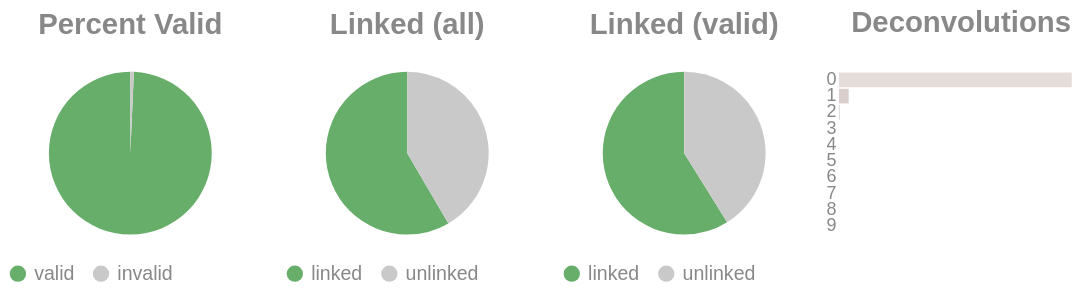

Notebook cell for this chart:
### Code cell
if SKIPLR:
    pass
else:
    clash = Counter()
    for i in valids['molecule'].to_list():
        _mol = i.split("-")
        if len(_mol) == 1:
            clash.update('0')
        else:
            clash.update(_mol[-1])

    _d = {"deconvolutions": [], 'count': []}
    for k,v in clash.items():
        _d['deconvolutions'].append(k)
        _d['count'].append(v)

    tot_valid = valids['reads'].sum()
    mask = valids['reads'] >= 2
    n_linked_reads = valids.filter(mask)['reads'].sum()
    if n_linked_reads == 0:
        print_html("No linked molecules (>=2 reads) were detected; skipping linked-only distributions.")
        SKIPLR = True
    else:
        perc_valid = round(tot_valid / n_reads, 4)
        linked_perc_abs = round(n_linked_reads / n_reads, 4)
        linked_perc = round(n_linked_reads / tot_valid, 4)

    _valid = pl.DataFrame({"valids": ['valid', 'invalid'], "count": [tot_valid, n_reads - tot_valid]})
    _linked_abs = pl.DataFrame({"linked (absolute)": ['linked', 'unlinked'], "count": [n_linked_reads, n_reads - n_linked_reads]})
    _linked_rel = pl.DataFrame({"linked (valids)": ['linked', 'unlinked'], "count": [n_linked_reads, tot_valid - n_linked_reads]})

    (
        alt.hconcat(
            piechart(_valid, goodval = 'valid', title = "Percent Valid"),
            piechart(_linked_abs, goodval = "linked", title =  "Linked (all)"),
            piechart(_linked_rel, goodval = "linked", title =  "Linked (valid)"),
            convolutionbar(pl.DataFrame(_d), title = "Deconvolutions"),
            center = True,
            bounds = 'flush'
        )
        .resolve_scale(color='independent')
        .resolve_legend('independent')
        .properties(usermeta={'embedOptions': {"actions": False}})
    ).display()

### Figure 1 — Vega-Lite specification as saved in the notebook (floating-point values rounded to 4 significant figures)
{"width": "container", "height": 400, "config": {"title": {"anchor": "start", "dy": -15, "fontSize": 18, "color": "#888888", "subtitleColor": "#888888", "subtitleFontSize": 14}, "arc": {"fill": "#0072B2"}, "axis": {"domainColor": "#888888", "domainWidth": 0.5, "gridWidth": 0.2, "grid": false, "titleFontWeight": 400, "titleFontSize": 15, "labelFontSize": 11, "labelColor": "#888888", "tickColor": "#888888", "tickWidth": 0.2, "titleColor": "#888888"}, "axisBand": {"grid": false}, "axisX": {"grid": true, "tickSize": 10, "domainCap": "round"}, "axisY": {"domain": false, "grid": true, "tickSize": 0, "domainCap": "round"}, "background": "transparent", "header": {"labelFontSize": 15, "labelColor": "#888888", "titleFontSize": 15, "titleFontWeight": 600, "titleColor": "#888888"}, "legend": {"labelFont": "sans-serif", "labelFontSize": 12, "labelColor": "#888888", "symbolSize": 100, "symbolType": "circle", "titleFontSize": 12, "titlePadding": 10, "titleColor": "#888888", "title": null}, "range": {"category": ["#E69F00", "#56B4E9", "#009E73", "#F0E442", "#0072B2", "#D55E00", "#CC79A7", "#000000"], "diverging": ["#cfe8f3", "#a2d4ec", "#73bfe2", "#46abdb", "#1696d2", "#12719e"]}, "area": {"fill": "#0072B2", "fillOpacity": 0.7, "line": true, "strokeOpacity": 0.7}, "line": {"color": "#0072B2", "stroke": "#0072B2", "strokeWidth": 2}, "trail": {"color": "#0072B2", "stroke": "#0072B2", "strokeWidth": 0, "size": 1}, "point": {"filled": true, "fillOpacity": 1.0, "size": 95}, "text": {"color": "#888888", "fontSize": 11, "align": "right", "fontWeight": 400, "size": 11}, "bar": {"fill": "#0072B2", "stroke": null}, "view": {"stroke": null, "continuousWidth": 660, "continuousHeight": 400}}, "hconcat": [{"data": {"name": "data-e56c937e0afadca1f824d6e78d5636ee"}, "mark": {"type": "arc"}, "encoding": {"color": {"field": "valids", "legend": {"orient": "bottom", "title": null}, "scale": {"domain": ["valid", "invalid"], "range": ["#68ae6b", "#C9C9C9"]}, "title": "Valids", "type": "nominal"}, "theta": {"field": "count", "type": "quantitative"}, "tooltip": [{"field": "valids", "title": "Valids", "type": "ordinal"}, {"field": "percent", "format": ".2%", "title": "Percent", "type": "quantitative"}, {"field": "count", "title": "Count", "type": "quantitative"}]}, "height": 100, "title": {"text": "Percent Valid", "align": "center", "anchor": "middle"}, "transform": [{"calculate": "datum.count / 10566412", "as": "percent"}], "width": 150}, {"data": {"name": "data-77dd95ac864085efb7aef229a5152689"}, "mark": {"type": "arc"}, "encoding": {"color": {"field": "linked (absolute)", "legend": {"orient": "bottom", "title": null}, "scale": {"domain": ["linked", "unlinked"], "range": ["#68ae6b", "#C9C9C9"]}, "title": "Linked (Absolute)", "type": "nominal"}, "theta": {"field": "count", "type": "quantitative"}, "tooltip": [{"field": "linked (absolute)", "title": "Linked (Absolute)", "type": "ordinal"}, {"field": "percent", "format": ".2%", "title": "Percent", "type": "quantitative"}, {"field": "count", "title": "Count", "type": "quantitative"}]}, "height": 100, "title": {"text": "Linked (all)", "align": "center", "anchor": "middle"}, "transform": [{"calculate": "datum.count / 10566412", "as": "percent"}], "width": 150}, {"data": {"name": "data-95dc2754c775ab468c1834d3ce3212a8"}, "mark": {"type": "arc"}, "encoding": {"color": {"field": "linked (valids)", "legend": {"orient": "bottom", "title": null}, "scale": {"domain": ["linked", "unlinked"], "range": ["#68ae6b", "#C9C9C9"]}, "title": "Linked (Valids)", "type": "nominal"}, "theta": {"field": "count", "type": "quantitative"}, "tooltip": [{"field": "linked (valids)", "title": "Linked (Valids)", "type": "ordinal"}, {"field": "percent", "format": ".2%", "title": "Percent", "type": "quantitative"}, {"field": "count", "title": "Count", "type": "quantitative"}]}, "height": 100, "title": {"text": "Linked (valid)", "align": "center", "anchor": "middle"}, "transform": [{"calculate": "datum.count / 10492110", "as": "percent"}], "width": 150}, {"data": {"name": "data-854bb0f87bf6f1acf14185a18e8433cf"}, "mark": {"type": "bar"}, "encoding": {"color": {"field": "deconvolutions", "legend": null, "scale": {"scheme": "lightgreyred"}, "type": "nominal"}, "tooltip": [{"field": "deconvolutions", "title": "Deconvolutions", "type": "ordinal"}, {"field": "percent", "format": ".2%", "title": "Percent", "type": "quantitative"}, {"field": "count", "title": "Count", "type": "quantitative"}], "x": {"axis": null, "field": "count", "type": "quantitative"}, "y": {"field": "deconvolutions", "sort": "ascending", "title": null, "type": "nominal"}}, "height": 100, "title": {"text": "Deconvolutions", "align": "center", "anchor": "middle"}, "transform": [{"calculate": "datum.count / 5973386", "as": "percent"}], "width": 150}], "bounds": "flush", "center": true, "resolve": {"legend": {"angle": "independent"}, "scale": {"color": "independent"}}, "usermeta": {"embedOptions": {"actions": false}}, "$schema": "https://vega.github.io/schema/vega-lite/v6.1.0.json", "datasets": {"data-e56c937e0afadca1f824d6e78d5636ee": [{"valids": "valid", "count": 10492110}, {"valids": "invalid", "count": 74302}], "data-77dd95ac864085efb7aef229a5152689": [{"linked (absolute)": "linked", "count": 6174027}, {"linked (absolute)": "unlinked", "count": 4392385}], "data-95dc2754c775ab468c1834d3ce3212a8": [{"linked (valids)": "linked", "count": 6174027}, {"linked (valids)": "unlinked", "count": 4318083}], "data-854bb0f87bf6f1acf14185a18e8433cf": [{"deconvolutions": "0", "count": 5715595}, {"deconvolutions": "1", "count": 239960}, {"deconvolutions": "2", "count": 16317}, {"deconvolutions": "3", "count": 1363}, {"deconvolutions": "4", "count": 132}, {"deconvolutions": "5", "count": 14}, {"deconvolutions": "6", "count": 2}, {"deconvolutions": "7", "count": 1}, {"deconvolutions": "8", "count": 1}, {"deconvolutions": "9", "count": 1}]}}
